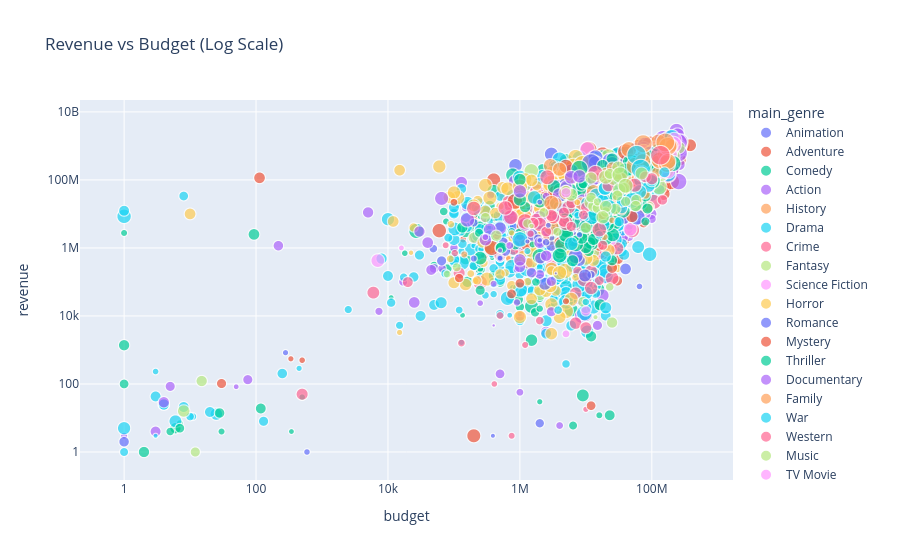

Source (notebook cell):
### Code cell
df['budget'] = pd.to_numeric(df['budget'], errors='coerce')
df['revenue'] = pd.to_numeric(df['revenue'], errors='coerce')
df['popularity_score'] = pd.to_numeric(df['popularity_score'], errors='coerce')

# Filter valid entries
filtered_df = df[
    df['budget'].notna() & (df['budget'] > 0) &
    df['revenue'].notna() & (df['revenue'] > 0) &
    df['popularity_score'].notna()
]

fig = px.scatter(
    filtered_df,
    x="budget", y="revenue",
    size="popularity_score", color="main_genre",
    hover_data=["title", "vote_average", "main_language"],
    log_x=True, log_y=True,
    title="Revenue vs Budget (Log Scale)"
)
fig.show()

### Figure 1 — Plotly figure (JSON) as saved in the notebook; plotly's stock layout.template omitted (floating-point values rounded to 4 significant figures; data arrays with more than 128 entries replaced by an {"elided": "..."} marker saying what was removed)
{"data": [{"customdata": {"elided": "147x3 mixed values"}, "hovertemplate": "main_genre=Animation<br>budget=%{x}<br>revenue=%{y}<br>popularity_score=%{marker.size}<br>title=%{customdata[0]}<br>vote_average=%{customdata[1]}<br>main_language=%{customdata[2]}<extra></extra>", "legendgroup": "Animation", "marker": {"color": "#636efa", "size": {"elided": "147 float values"}, "sizemode": "area", "sizeref": 0.1672, "symbol": "circle"}, "mode": "markers", "name": "Animation", "showlegend": true, "type": "scattergl", "x": {"elided": "147 int values"}, "xaxis": "x", "y": {"elided": "147 float values"}, "yaxis": "y"}, {"customdata": {"elided": "461x3 mixed values"}, "hovertemplate": "main_genre=Adventure<br>budget=%{x}<br>revenue=%{y}<br>popularity_score=%{marker.size}<br>title=%{customdata[0]}<br>vote_average=%{customdata[1]}<br>main_language=%{customdata[2]}<extra></extra>", "legendgroup": "Adventure", "marker": {"color": "#EF553B", "size": {"elided": "461 float values"}, "sizemode": "area", "sizeref": 0.1672, "symbol": "circle"}, "mode": "markers", "name": "Adventure", "showlegend": true, "type": "scattergl", "x": {"elided": "461 int values"}, "xaxis": "x", "y": {"elided": "461 float values"}, "yaxis": "y"}, {"customdata": {"elided": "1086x3 mixed values"}, "hovertemplate": "main_genre=Comedy<br>budget=%{x}<br>revenue=%{y}<br>popularity_score=%{marker.size}<br>title=%{customdata[0]}<br>vote_average=%{customdata[1]}<br>main_language=%{customdata[2]}<extra></extra>", "legendgroup": "Comedy", "marker": {"color": "#00cc96", "size": {"elided": "1086 float values"}, "sizemode": "area", "sizeref": 0.1672, "symbol": "circle"}, "mode": "markers", "name": "Comedy", "showlegend": true, "type": "scattergl", "x": {"elided": "1086 int values"}, "xaxis": "x", "y": {"elided": "1086 float values"}, "yaxis": "y"}, {"customdata": {"elided": "974x3 mixed values"}, "hovertemplate": "main_genre=Action<br>budget=%{x}<br>revenue=%{y}<br>popularity_score=%{marker.size}<br>title=%{customdata[0]}<br>vote_average=%{customdata[1]}<br>main_language=%{customdata[2]}<extra></extra>", "legendgroup": "Action", "marker": {"color": "#ab63fa", "size": {"elided": "974 float values"}, "sizemode": "area", "sizeref": 0.1672, "symbol": "circle"}, "mode": "markers", "name": "Action", "showlegend": true, "type": "scattergl", "x": {"elided": "974 int values"}, "xaxis": "x", "y": {"elided": "974 float values"}, "yaxis": "y"}, {"customdata": [["Nixon", 3.429, "English"], ["Geronimo: An American Legend", 3.148, "English"], ["Butch Cassidy and the Sundance Kid", 4.031, "English"], ["Evita", 3.138, "English"], ["Tora! Tora! Tora!", 3.671, "English"], ["Love and Death", 3.949, "English"], ["Pearl Harbor", 2.853, "Francais"], ["Waterloo", 3.51, "English"], ["Woodstock", 3.904, "English"], ["How the West Was Won", 3.419, "English"], ["Inside Deep Throat", 3.357, "English"], ["In the Valley of Elah", 3.577, "English"], ["Mongol: The Rise of Genghis Khan", 3.638, "Pu Tong Hua "], ["Milk", 3.755, "English"], ["Public Enemies", 3.305, "English"], ["Morphine", 3.566, "Pusskii"], ["The Egyptian", 2.5, "ellenika"], ["The Iron Lady", 3.26, "English"], ["For Greater Glory - The True Story of Cristiada", 6.4, "Espanol"], ["Lincoln", 3.633, "English"], ["Bhaag Milkha Bhaag", 3.824, "hindii"], ["Parkland", 5.8, "English"], ["The Imitation Game", 4.018, "English"], ["Selma", 3.681, "English"], ["Macbeth", 6.4, "English"], ["The Guide", 8.6, "English"], ["The Guide", 8.6, "English"], ["Hillary's America: The Secret History of the Democratic Party", 6.6, "English"], ["Anthropoid", 6.9, "Cesky"], ["Smoke & Mirrors", 6.7, "English"]], "hovertemplate": "main_genre=History<br>budget=%{x}<br>revenue=%{y}<br>popularity_score=%{marker.size}<br>title=%{customdata[0]}<br>vote_average=%{customdata[1]}<br>main_language=%{customdata[2]}<extra></extra>", "legendgroup": "History", "marker": {"color": "#FFA15A", "size": [30.28, 22.02, 39.46, 27.57, 28.17, 29.98, 26.84, 13.93, 27.6, 18.93, 19.04, 24.72, 23.8, 31.3, 25.96, 13.06, 6.598, 21.72, 22.93, 28.57, 17.42, 28.19, 38.87, 24.93, 39.75, 16.73, 16.73, 22.22, 38.15, 26.34], "sizemode": "area", "sizeref": 0.1672, "symbol": "circle"}, "mode": "markers", "name": "History", "showlegend": true, "type": "scattergl", "x": [44000000, 35000000, 6000000, 55000000, 25485000, 3000000, 140000000, 25000000, 600000, 15000000, 2000000, 23000000, 18000000, 20000000, 80000000, 3600000, 5000000, 13000000, 12000000, 65000000, 4600000, 10000000, 14000000, 20000000, 15000000, 722083, 722083, 5000000, 9000000, 5000000], "xaxis": "x", "y": [13680000.0, 18640000.0, 102300000.0, 141000000.0, 29550000.0, 20170000.0, 449200000.0, 3052000.0, 34510000.0, 50000000.0, 653600.0, 29540000.0, 26530000.0, 54590000.0, 214100000.0, 766100.0, 15000000.0, 115000000.0, 9623000.0, 275300000.0, 25000000.0, 653700.0, 233600000.0, 66790000.0, 12600000.0, 499200.0, 499200.0, 13000000.0, 4600000.0, 2387000.0], "yaxis": "y"}, {"customdata": {"elided": "1351x3 mixed values"}, "hovertemplate": "main_genre=Drama<br>budget=%{x}<br>revenue=%{y}<br>popularity_score=%{marker.size}<br>title=%{customdata[0]}<br>vote_average=%{customdata[1]}<br>main_language=%{customdata[2]}<extra></extra>", "legendgroup": "Drama", "marker": {"color": "#19d3f3", "size": {"elided": "1351 float values"}, "sizemode": "area", "sizeref": 0.1672, "symbol": "circle"}, "mode": "markers", "name": "Drama", "showlegend": true, "type": "scattergl", "x": {"elided": "1351 int values"}, "xaxis": "x", "y": {"elided": "1351 float values"}, "yaxis": "y"}, {"customdata": {"elided": "269x3 mixed values"}, "hovertemplate": "main_genre=Crime<br>budget=%{x}<br>revenue=%{y}<br>popularity_score=%{marker.size}<br>title=%{customdata[0]}<br>vote_average=%{customdata[1]}<br>main_language=%{customdata[2]}<extra></extra>", "legendgroup": "Crime", "marker": {"color": "#FF6692", "size": {"elided": "269 float values"}, "sizemode": "area", "sizeref": 0.1672, "symbol": "circle"}, "mode": "markers", "name": "Crime", "showlegend": true, "type": "scattergl", "x": {"elided": "269 int values"}, "xaxis": "x", "y": {"elided": "269 float values"}, "yaxis": "y"}, {"customdata": {"elided": "141x3 mixed values"}, "hovertemplate": "main_genre=Fantasy<br>budget=%{x}<br>revenue=%{y}<br>popularity_score=%{marker.size}<br>title=%{customdata[0]}<br>vote_average=%{customdata[1]}<br>main_language=%{customdata[2]}<extra></extra>", "legendgroup": "Fantasy", "marker": {"color": "#B6E880", "size": {"elided": "141 float values"}, "sizemode": "area", "sizeref": 0.1672, "symbol": "circle"}, "mode": "markers", "name": "Fantasy", "showlegend": true, "type": "scattergl", "x": {"elided": "141 int values"}, "xaxis": "x", "y": {"elided": "141 float values"}, "yaxis": "y"}, {"customdata": {"elided": "104x3 mixed values"}, "hovertemplate": "main_genre=Science Fiction<br>budget=%{x}<br>revenue=%{y}<br>popularity_score=%{marker.size}<br>title=%{customdata[0]}<br>vote_average=%{customdata[1]}<br>main_language=%{customdata[2]}<extra></extra>", "legendgroup": "Science Fiction", "marker": {"color": "#FF97FF", "size": [42.45, 24.76, 27.25, 34.48, 43.56, 24.38, 41.15, 39.71, 31.33, 41.35, 35.91, 30.14, 36.71, 28.95, 31.14, 26.13, 30.57, 33.38, 34.64, 10.75, 28.85, 25.6, 16.93, 21.94, 31.21, 29.42, 34.67, 12.82, 27.34, 24.05, 24.74, 20.46, 36.7, 35.77, 14.05, 25.36, 26.11, 34.1, 16.88, 17.78, 15.58, 23.78, 23.2, 22.47, 24.19, 19.29, 26.31, 19.34, 27.94, 36.01, 42.63, 32.09, 24.07, 16.19, 10.83, 10.61, 33.58, 37.59, 18.27, 30.72, 6.06, 19.99, 28.9, 27.64, 26.9, 37.39, 37.46, 23.07, 37.35, 18.72, 24.6, 31.5, 14.67, 30.24, 37.16, 33.7, 28.23, 12.61, 29.96, 25.36, 39.69, 39.28, 46.94, 27.79, 24.26, 26.54, 34.12, 27.89, 5.1, 46.7, 30.11, 41.31, 45.78, 30.97, 30.19, 20.71, 47.62, 60.93, 54.29, 43.91, 5.347, 14.66, 44.25, 15.39], "sizemode": "area", "sizeref": 0.1672, "symbol": "circle"}, "mode": "markers", "name": "Science Fiction", "showlegend": true, "type": "scattergl", "x": [29500000, 90000000, 35000000, 38000000, 28000000, 9000000, 10500000, 10500000, 6000000, 2200000, 8000000, 50000000, 46000000, 35000000, 27000000, 30000000, 18000000, 24000000, 16500000, 16000000, 70000000, 75000000, 35000000, 130000000, 17000000, 70000000, 5800000, 12000000, 900000, 90000000, 13500000, 25000000, 20000000, 18000000, 83000000, 35000000, 82000000, 75000000, 10000000, 10000000, 2000000, 16000000, 35000000, 15000000, 80000000, 18000000, 60000000, 18000000, 6500000, 13000000, 20000000, 7000, 65000000, 22000000, 25000000, 5000000, 113000000, 39000000, 30000000, 50000000, 16000, 80000000, 18000000, 150000000, 2600000, 5000000, 150000000, 150000000, 30000000, 70000000, 36000000, 47000000, 10000000, 50200000, 220000000, 75000000, 15000000, 12000000, 130000000, 2500000, 3500000, 130000000, 3000000, 115000000, 5200000, 38000000, 105000000, 110000000, 20000000, 210000000, 170000000, 176000003, 125000000, 5500000, 125000000, 20000000, 155000000, 130000000, 178000000, 12000000, 1000000, 500000, 26000000, 620000], "xaxis": "x", "y": [168800000.0, 113500000.0, 113400000.0, 120000000.0, 33140000.0, 2500000.0, 68700000.0, 793000000.0, 50240000.0, 26590000.0, 553200.0, 159800000.0, 150000000.0, 139000000.0, 96900000.0, 70200000.0, 87000000.0, 133000000.0, 67680000.0, 1686000.0, 162000000.0, 13100000.0, 19170000.0, 379000000.0, 33000000.0, 118000000.0, 33400000.0, 36450000.0, 2023000.0, 60870000.0, 202000000.0, 78000000.0, 303800000.0, 98240000.0, 59470000.0, 57120000.0, 96090000.0, 248100000.0, 14000.0, 44460000.0, 11000000.0, 17370000.0, 27110000.0, 10220000.0, 123700000.0, 3900000.0, 67310000.0, 70690000.0, 12380000.0, 96060000.0, 72260000.0, 424800.0, 128900000.0, 42310000.0, 1579000.0, 2970.0, 850000000.0, 38870000.0, 31070000.0, 32020000.0, 1000000.0, 15070000.0, 57100000.0, 163700000.0, 553200.0, 9760000.0, 385700000.0, 836300000.0, 210800000.0, 104900000.0, 64570000.0, 3547000.0, 66820000.0, 127900000.0, 1520000000.0, 691200000.0, 145000000.0, 11210000.0, 403200000.0, 3325000.0, 25170000.0, 243800000.0, 89330000.0, 286100000.0, 2460000.0, 98340000.0, 716400000.0, 125500000.0, 5000000.0, 1091000000.0, 710600000.0, 184000000.0, 477200000.0, 3000000.0, 752100000.0, 31240000.0, 440600000.0, 519300000.0, 543900000.0, 32250000.0, 3000000.0, 15000000.0, 30520000.0, 1400000.0], "yaxis": "y"}, {"customdata": {"elided": "327x3 mixed values"}, "hovertemplate": "main_genre=Horror<br>budget=%{x}<br>revenue=%{y}<br>popularity_score=%{marker.size}<br>title=%{customdata[0]}<br>vote_average=%{customdata[1]}<br>main_language=%{customdata[2]}<extra></extra>", "legendgroup": "Horror", "marker": {"color": "#FECB52", "size": {"elided": "327 float values"}, "sizemode": "area", "sizeref": 0.1672, "symbol": "circle"}, "mode": "markers", "name": "Horror", "showlegend": true, "type": "scattergl", "x": {"elided": "327 int values"}, "xaxis": "x", "y": {"elided": "327 float values"}, "yaxis": "y"}, {"customdata": {"elided": "122x3 mixed values"}, "hovertemplate": "main_genre=Romance<br>budget=%{x}<br>revenue=%{y}<br>popularity_score=%{marker.size}<br>title=%{customdata[0]}<br>vote_average=%{customdata[1]}<br>main_language=%{customdata[2]}<extra></extra>", "legendgroup": "Romance", "marker": {"color": "#636efa", "size": [17.23, 32.78, 31.34, 37.06, 33.61, 39.21, 36.24, 34.61, 41.25, 32.25, 32.6, 32.89, 33.22, 29.66, 36.17, 38.84, 22.42, 21.12, 28.0, 29.26, 33.54, 13.99, 23.49, 21.66, 14.44, 32.67, 28.53, 20.18, 20.58, 24.63, 21.8, 11.54, 26.13, 16.79, 13.62, 12.49, 21.12, 12.52, 33.66, 20.11, 12.8, 11.18, 8.704, 16.87, 19.17, 33.6, 21.1, 31.86, 27.73, 24.03, 22.41, 25.67, 28.28, 24.01, 20.28, 19.48, 22.95, 20.02, 19.74, 19.16, 20.07, 6.238, 27.76, 26.98, 22.77, 24.38, 18.84, 38.76, 27.44, 17.17, 7.872, 46.44, 26.67, 13.68, 25.25, 37.22, 21.28, 9.317, 43.39, 46.47, 29.88, 29.39, 27.8, 35.65, 31.2, 62.78, 43.4, 27.32, 28.15, 23.64, 15.9, 34.59, 12.84, 18.21, 49.13, 52.66, 52.22, 50.54, 16.64, 27.69, 27.23, 22.71, 10.06, 36.42, 25.04, 35.73, 35.73, 23.63, 14.97, 32.46, 26.69, 17.87, 11.68, 5.545, 9.181, 12.55, 45.63, 15.2, 23.81, 1.827, 8.987, 5.545], "sizemode": "area", "sizeref": 0.1672, "symbol": "circle"}, "mode": "markers", "name": "Romance", "showlegend": true, "type": "scattergl", "x": [4000000, 6000000, 25000000, 11000000, 23000000, 25000000, 14000000, 3705538, 14600000, 40000000, 6000000, 18000000, 48000000, 1500000, 23000000, 25000000, 80000000, 75000000, 25000000, 66000000, 42000000, 1884000, 7000000, 4500000, 2000000, 14000000, 24000000, 3000000, 43000000, 860000, 21000000, 2800000, 18000000, 18000000, 15000000, 39000000, 5000000, 16000000, 29000000, 6500000, 48740, 12000000, 2995000, 45000000, 43000000, 88000000, 30000000, 40000000, 2700000, 22000000, 52000000, 40000000, 26000000, 2000000, 12000000, 10000000, 8000000, 70000000, 25000000, 20000000, 78146652, 280, 40000000, 105000000, 19000000, 14000000, 1, 8700000, 30000000, 65000, 592, 80000000, 35000000, 24000000, 9000000, 40000000, 17000000, 947000, 60000000, 28000000, 3000000, 18000000, 4300000, 23000000, 7700000, 12000000, 45000000, 2400000, 5000000, 50000000, 560000, 7000000, 800000, 600000, 8500000, 50100000, 95000000, 11800000, 6900000, 9700000, 5940000, 6400000, 2000000, 7000000, 20000000, 28000000, 28000000, 5990000, 4200000, 18000000, 4000000, 7900000, 500000, 500000, 4531653, 200000, 30000000, 32745300, 40000000, 3500000, 3200000, 2000000], "xaxis": "x", "y": [851500.0, 2123000.0, 22200000.0, 10030000.0, 351600000.0, 377400000.0, 463000000.0, 62550000.0, 70910000.0, 215900000.0, 181800000.0, 123300000.0, 77750000.0, 2375000.0, 369900000.0, 289300000.0, 118900000.0, 93890000.0, 84570000.0, 212400000.0, 363900000.0, 1884000.0, 7292000.0, 58850000.0, 7.0, 320100000.0, 36610000.0, 1145000.0, 68700000.0, 2452000.0, 10010000.0, 26280000.0, 58880000.0, 62650000.0, 13290000.0, 6614000.0, 4856000.0, 14820000.0, 115600000.0, 1549000.0, 955400.0, 163500.0, 2000000.0, 56070000.0, 154700000.0, 108500000.0, 58410000.0, 117200000.0, 3500000.0, 17710000.0, 205000000.0, 114800000.0, 14820000.0, 5179000.0, 1382000.0, 17500000.0, 426200.0, 111200000.0, 70440000.0, 36620000.0, 60000000.0, 831.0, 129500000.0, 267000000.0, 29920000.0, 1755000.0, 2.0, 47360000.0, 51150000.0, 416500.0, 1.0, 214900000.0, 150500000.0, 30550000.0, 8303000.0, 79700000.0, 73240000.0, 1120000.0, 8106000.0, 97590000.0, 11180000.0, 62000000.0, 10170000.0, 47350000.0, 46000000.0, 307200000.0, 86170000.0, 88270.0, 7527000.0, 97440000.0, 1500000.0, 14620000.0, 4215000.0, 809000.0, 43530000.0, 154000000.0, 543500000.0, 40270000.0, 15000000.0, 154700.0, 4250000.0, 18800000.0, 6000000.0, 573300.0, 21160000.0, 16370000.0, 16370000.0, 19450000.0, 10000000.0, 88920000.0, 13620000.0, 16000000.0, 500000.0, 500000.0, 84550000.0, 5500000.0, 14790000.0, 12170000.0, 241000.0, 179000.0, 3877000.0, 1269000.0], "yaxis": "y"}, {"customdata": {"elided": "67x3 mixed values"}, "hovertemplate": "main_genre=Mystery<br>budget=%{x}<br>revenue=%{y}<br>popularity_score=%{marker.size}<br>title=%{customdata[0]}<br>vote_average=%{customdata[1]}<br>main_language=%{customdata[2]}<extra></extra>", "legendgroup": "Mystery", "marker": {"color": "#EF553B", "size": [26.68, 40.35, 41.52, 39.62, 40.78, 31.5, 37.77, 36.19, 16.16, 31.9, 34.72, 22.15, 19.08, 21.59, 28.76, 31.92, 43.63, 18.6, 19.78, 23.04, 44.39, 21.11, 26.02, 23.15, 17.76, 19.02, 10.08, 31.63, 17.72, 16.33, 23.75, 20.9, 25.11, 16.31, 24.49, 24.05, 13.94, 15.53, 6.971, 18.28, 25.02, 14.63, 26.59, 18.98, 22.52, 22.84, 24.54, 8.39, 34.52, 37.23, 22.65, 40.37, 39.37, 46.78, 40.31, 45.95, 21.61, 54.84, 14.63, 7.625, 41.08, 24.08, 23.2, 32.65, 44.06, 22.13, 8.242], "sizemode": "area", "sizeref": 0.1672, "symbol": "circle"}, "mode": "markers", "name": "Mystery", "showlegend": true, "type": "scattergl", "x": [25000000, 2479000, 4000000, 375000, 839727, 5000000, 80000000, 27000000, 1000000, 66000000, 60000, 1227401, 15000000, 3000000, 1103000, 65000000, 40000000, 15000000, 25000000, 7920000, 9000000, 17700000, 15000000, 23000000, 75000000, 84000000, 100000, 30000000, 22000000, 12000000, 19250000, 27000000, 70000000, 747000, 52000000, 50000000, 40000000, 16000000, 15500000, 15000000, 80000000, 15000000, 5000000, 10000000, 12000000, 20000000, 10000000, 5000000, 5000000, 61000000, 5000000, 22000000, 4000000, 55000000, 11000000, 3500000, 5069632, 19000000, 120000, 500, 40000000, 10000000, 65000000, 5000000, 5000000, 4000000, 2500000], "xaxis": "x", "y": [13070000.0, 28000000.0, 13280000.0, 1000000.0, 23220000.0, 41830000.0, 96110000.0, 27200000.0, 91550.0, 189200000.0, 3221000.0, 1277000.0, 17510000.0, 13000000.0, 4500000.0, 162100000.0, 672800000.0, 10610000.0, 260600.0, 14560000.0, 39720000.0, 30990000.0, 19850000.0, 36640000.0, 54250000.0, 275700000.0, 22000000.0, 90260000.0, 11510000.0, 23.0, 8113000.0, 21150000.0, 57960000.0, 44570.0, 77940000.0, 8342000.0, 38760000.0, 1110000.0, 1238000.0, 3533000.0, 178100000.0, 100700000.0, 38610000.0, 42330000.0, 4885000.0, 54960000.0, 1069000.0, 27050.0, 3142000.0, 369300000.0, 2367000.0, 15450000.0, 5170000.0, 74680000.0, 27390000.0, 40420000.0, 4818000.0, 85240000.0, 130000.0, 500.0, 26560000.0, 30660000.0, 254200000.0, 252400000.0, 10030000.0, 1440000.0, 2141000.0], "yaxis": "y"}, {"customdata": {"elided": "203x3 mixed values"}, "hovertemplate": "main_genre=Thriller<br>budget=%{x}<br>revenue=%{y}<br>popularity_score=%{marker.size}<br>title=%{customdata[0]}<br>vote_average=%{customdata[1]}<br>main_language=%{customdata[2]}<extra></extra>", "legendgroup": "Thriller", "marker": {"color": "#00cc96", "size": {"elided": "203 float values"}, "sizemode": "area", "sizeref": 0.1672, "symbol": "circle"}, "mode": "markers", "name": "Thriller", "showlegend": true, "type": "scattergl", "x": {"elided": "203 int values"}, "xaxis": "x", "y": {"elided": "203 float values"}, "yaxis": "y"}, {"customdata": {"elided": "49x3 mixed values"}, "hovertemplate": "main_genre=Documentary<br>budget=%{x}<br>revenue=%{y}<br>popularity_score=%{marker.size}<br>title=%{customdata[0]}<br>vote_average=%{customdata[1]}<br>main_language=%{customdata[2]}<extra></extra>", "legendgroup": "Documentary", "marker": {"color": "#ab63fa", "size": [37.44, 21.48, 27.95, 34.75, 31.98, 23.89, 23.35, 22.29, 35.7, 17.9, 24.27, 16.73, 28.41, 33.01, 32.38, 18.54, 7.416, 25.91, 22.68, 30.31, 26.41, 26.0, 29.57, 16.13, 28.89, 22.48, 21.68, 10.91, 23.82, 10.52, 23.33, 10.35, 22.21, 31.06, 18.95, 19.84, 30.41, 17.61, 19.46, 7.625, 9.88, 29.18, 9.44, 26.12, 24.27, 4.627, 8.41, 7.625, 2.197], "sizemode": "area", "sizeref": 0.1672, "symbol": "circle"}, "mode": "markers", "name": "Documentary", "showlegend": true, "type": "scattergl", "x": [700000, 4, 500000, 160000, 1200000, 2053648, 40000, 2500000, 4000000, 3000000, 5000000, 13000000, 35866397, 65000, 6000000, 218, 891000, 350000, 2600000, 8000000, 300000, 1000000, 1000000, 2000000, 9000000, 2000000, 1000000, 3500000, 15000000, 700000, 20000000, 1000000, 30000, 2000000, 1500000, 4317946, 9000000, 3000000, 45202, 250000, 2500000, 12000000, 900000, 1000000, 13000000, 500000, 400000, 300000, 400000], "xaxis": "x", "y": [7831000.0, 29.0, 3780000.0, 6706000.0, 4979000.0, 500000.0, 1434000.0, 589200.0, 35560000.0, 13310.0, 64280000.0, 17040000.0, 20220000.0, 28580000.0, 119100000.0, 1162000.0, 229000.0, 3515000.0, 3166000.0, 127400000.0, 1750000.0, 1679000.0, 46240000.0, 167000.0, 24540000.0, 1432000.0, 274700.0, 7700000.0, 109000000.0, 1180000.0, 17440000.0, 57.0, 3046000.0, 7872000.0, 187700.0, 14620000.0, 18660000.0, 103700.0, 225900.0, 23860.0, 33400000.0, 32730000.0, 25000.0, 444600.0, 98440000.0, 845200.0, 88100.0, 2074000.0, 5255.0], "yaxis": "y"}, {"customdata": {"elided": "55x3 mixed values"}, "hovertemplate": "main_genre=Family<br>budget=%{x}<br>revenue=%{y}<br>popularity_score=%{marker.size}<br>title=%{customdata[0]}<br>vote_average=%{customdata[1]}<br>main_language=%{customdata[2]}<extra></extra>", "legendgroup": "Family", "marker": {"color": "#FFA15A", "size": [41.03, 24.04, 33.05, 38.56, 21.76, 34.0, 20.19, 32.84, 14.01, 26.06, 26.36, 18.95, 18.3, 13.88, 17.25, 18.24, 22.33, 14.26, 13.51, 24.6, 29.88, 21.47, 14.95, 13.58, 21.2, 25.58, 21.5, 25.91, 25.15, 25.31, 27.77, 25.09, 34.81, 8.841, 40.54, 37.13, 12.64, 10.35, 24.3, 32.76, 32.42, 37.95, 30.79, 46.98, 47.62, 7.054, 54.15, 38.94, 53.59, 8.24, 41.04, 48.66, 29.41, 58.6, 43.41], "sizemode": "area", "sizeref": 0.1672, "symbol": "circle"}, "mode": "markers", "name": "Family", "showlegend": true, "type": "scattergl", "x": [45000000, 20000000, 2900000, 3000000, 60000000, 4000000, 50000000, 5000000, 22000000, 123000000, 3500000, 18000000, 120000000, 20000000, 35000000, 17000000, 60000000, 15000000, 18000000, 31000000, 75000000, 65000000, 80000000, 35000000, 25000000, 50000000, 150000000, 25000000, 150000000, 100000000, 200000000, 50000000, 21000000, 19000000, 18000000, 125000000, 20000000, 27000000, 60000000, 165000000, 13000000, 28000000, 36000000, 132000000, 55000000, 25000000, 74000000, 3000000, 175000000, 143149, 73000000, 170000000, 8500000, 160000000, 175000000], "xaxis": "x", "y": [788200000.0, 153700000.0, 263600000.0, 4000000.0, 129800000.0, 205800000.0, 23720000.0, 42370000.0, 13560000.0, 345100000.0, 20660000.0, 9698000.0, 170000000.0, 135700000.0, 117300000.0, 55530000.0, 26290000.0, 118200000.0, 16700000.0, 27390000.0, 532700000.0, 64320000.0, 37380000.0, 12510000.0, 229700000.0, 90450000.0, 287600000.0, 66120000.0, 603900000.0, 100100000.0, 1025000000.0, 83760000.0, 72420000.0, 2120000.0, 47090000.0, 1342000000.0, 39300000.0, 85560000.0, 107100000.0, 471200000.0, 45300000.0, 100700000.0, 52420000.0, 373600000.0, 259200000.0, 6500000.0, 1157000000.0, 21000000.0, 966600000.0, 645100.0, 349800000.0, 299400000.0, 19990000.0, 1263000000.0, 350200000.0], "yaxis": "y"}, {"customdata": [["The Horseman on the Roof", 3.54, "Francais"], ["Glory", 3.934, "English"], ["The Killing Fields", 4.057, "Portugues"], ["From Here to Eternity", 3.929, "English"], ["The Year of Living Dangerously", 3.909, "English"], ["Enemy at the Gates", 3.715, "Deutsch"], ["Catch-22", 3.68, "English"], ["Farewell to the King", 2.841, "English"], ["The Four Feathers", 3.103, "English"], ["Alexander", 2.619, "English"], ["Major Dundee", 3.209, "English"], ["The Green Berets", 2.882, "Dansk"], ["Flags of Our Fathers", 3.484, "English"], ["The Good German", 3.005, "English"], ["The Tulse Luper Suitcases, Part 1: The Moab Story", 3.406, "Espanol"], ["The Boy in the Striped Pyjamas", 3.828, "English"], ["Red Cliff Part II", 3.726, "Pu Tong Hua "], ["Welcome to Dongmakgol", 3.726, "English"], ["The Wounds", 7.2, "Srpski"], ["Green Zone", 3.372, "English"], ["The Fall of the Roman Empire", 6, "English"], ["71: Into the Fire", 7, "English"], ["5 Days of War", 5.8, "English"], ["Red Dawn", 5.3, "English"], ["The Monuments Men", 5.8, "English"], ["American Sniper", 7.4, "English"], ["Fury", 7.4, "English"], ["Stalingrad", 5.7, "Deutsch"], ["The Water Diviner", 6.8, "Pusskii"], ["Son of Saul", 7.1, "Francais"], ["Bajirao Mastani", 7.2, "Deutsch"], ["Bajirao Mastani", 7.2, "Deutsch"], ["Whiskey Tango Foxtrot", 3.308, "English"], ["Whiskey Tango Foxtrot", 3.308, "English"], ["Free State of Jones", 6.6, "English"], ["Max & Leon", 6.7, "Francais"], ["The King's Choice", 3.312, "Norsk"], ["Bitter Harvest", 6.7, "English"], ["The Star", 3.308, "Deutsch"], ["The Battalion", 3.071, "Pusskii"]], "hovertemplate": "main_genre=War<br>budget=%{x}<br>revenue=%{y}<br>popularity_score=%{marker.size}<br>title=%{customdata[0]}<br>vote_average=%{customdata[1]}<br>main_language=%{customdata[2]}<extra></extra>", "legendgroup": "War", "marker": {"color": "#19d3f3", "size": [22.93, 37.52, 36.49, 31.67, 31.24, 34.14, 27.14, 12.07, 20.77, 20.3, 12.14, 13.67, 25.98, 17.8, 9.651, 30.53, 21.71, 15.44, 20.4, 24.84, 21.33, 25.64, 24.12, 33.67, 42.59, 62.41, 61.43, 25.9, 41.39, 40.16, 30.79, 30.79, 20.34, 20.34, 40.17, 35.6, 9.385, 21.01, 8.729, 6.387], "sizemode": "area", "sizeref": 0.1672, "symbol": "circle"}, "mode": "markers", "name": "War", "showlegend": true, "type": "scattergl", "x": [35000000, 18000000, 14400000, 1650000, 6000000, 68000000, 18000000, 16000000, 35000000, 155000000, 3800000, 7000000, 90000000, 32000000, 10000000, 12500000, 80000000, 8, 10000, 100000000, 19000000, 10400000, 20000000, 65000000, 70000000, 58800000, 68000000, 30000000, 22500000, 1000000, 19500000, 19500000, 35000000, 35000000, 50000000, 12156348, 7500000, 20000000, 1300000, 10000000], "xaxis": "x", "y": [15000000.0, 26830000.0, 34700000.0, 30500000.0, 1318000.0, 96980000.0, 24910000.0, 2421000.0, 29880000.0, 167300000.0, 14870.0, 11000000.0, 65900000.0, 5915000.0, 25800.0, 20420000.0, 121100000.0, 33580000.0, 150000.0, 94880000.0, 4750000.0, 20970000.0, 17480.0, 44810000.0, 155000000.0, 542300000.0, 211800000.0, 68130000.0, 15520000.0, 1777000.0, 56000000.0, 56000000.0, 23080000.0, 23080000.0, 25040000.0, 7900000.0, 9100000.0, 557200.0, 809000.0, 7548000.0], "yaxis": "y"}, {"customdata": [["The Good, the Bad and the Ugly", 4.12, "Italiano"], ["Once Upon a Time in the West", 4.105, "English"], ["Unforgiven", 3.985, "English"], ["High Noon", 4.039, "English"], ["High Plains Drifter", 3.823, "English"], ["Hang 'em High", 3.629, "English"], ["A Fistful of Dollars", 3.94, "Italiano"], ["El Dorado", 3.644, "English"], ["Blazing Saddles", 3.854, "English"], ["For a Few Dollars More", 3.991, "Italiano"], ["Duel in the Sun", 3.334, "English"], ["The Magnificent Seven", 3.913, "English"], ["The Man Who Shot Liberty Valance", 3.96, "English"], ["One-Eyed Jacks", 3.318, "English"], ["The Long Riders", 3.496, "English"], ["Spirit: Stallion of the Cimarron", 3.148, "English"], ["She Wore a Yellow Ribbon", 3.649, "English"], ["Open Range", 3.605, "English"], ["Red River", 3.873, "English"], ["Hidalgo", 3.317, "English"], ["The Alamo", 2.953, "English"], ["Pat Garrett & Billy the Kid", 3.536, "English"], ["Shalako", 2.806, "Deutsch"], ["Fort Apache", 3.611, "English"], ["The Frisco Kid", 3.343, "English"], ["Seraphim Falls", 3.26, "English"], ["3:10 to Yuma", 3.734, "English"], ["Sweetwater", 6, "English"], ["The Homesman", 6.4, "English"], ["The Revenant", 7.3, "English"], ["The Duel", 5.5, "English"]], "hovertemplate": "main_genre=Western<br>budget=%{x}<br>revenue=%{y}<br>popularity_score=%{marker.size}<br>title=%{customdata[0]}<br>vote_average=%{customdata[1]}<br>main_language=%{customdata[2]}<extra></extra>", "legendgroup": "Western", "marker": {"color": "#FF6692", "size": [40.75, 35.68, 38.73, 34.92, 30.51, 27.18, 35.5, 23.14, 36.45, 34.69, 18.76, 32.91, 30.38, 17.27, 19.09, 22.51, 22.13, 26.55, 24.93, 25.47, 18.48, 20.56, 9.726, 19.57, 15.89, 17.75, 33.1, 25.66, 35.66, 64.16, 24.3], "sizemode": "area", "sizeref": 0.1672, "symbol": "circle"}, "mode": "markers", "name": "Western", "showlegend": true, "type": "scattergl", "x": [1200000, 5000000, 14000000, 730000, 5500000, 1800000, 200000, 4653000, 2600000, 600000, 6000000, 2000000, 3200000, 6000000, 10000000, 80000000, 1600000, 22000000, 3000000, 100000000, 145000000, 4638783, 1455000, 2500000, 9200000, 18000000, 55000000, 7000000, 16000000, 135000000, 10000000], "xaxis": "x", "y": [6000000.0, 5322000.0, 159200000.0, 8000000.0, 15700000.0, 6800000.0, 14500000.0, 6000000.0, 119500000.0, 15000000.0, 20400000.0, 4905000.0, 8000000.0, 4300000.0, 15800000.0, 122600000.0, 5400000.0, 68300000.0, 9012000.0, 108100000.0, 25820000.0, 11000000.0, 2620000.0, 3000000.0, 9346000.0, 1196000.0, 70020000.0, 6147.0, 3443000.0, 533000000.0, 4500.0], "yaxis": "y"}, {"customdata": [["The Blues Brothers", 3.794, "English"], ["Pink Floyd: The Wall", 3.712, "English"], ["Blues Brothers 2000", 2.616, "Pusskii"], ["54", 2.804, "English"], ["South Pacific", 3.539, "English"], ["Sister Act", 3.003, "English"], ["Sister Act 2: Back in the Habit", 2.606, "English"], ["Wayne's World", 3.448, "Yan Zhou Hua  / Guang Zhou Hua "], ["For the Boys", 2.842, "English"], ["Earth Girls Are Easy", 2.727, "English"], ["The Cotton Club", 3.177, "English"], ["Rock Star", 2.971, "English"], ["Yentl", 2.889, "English"], ["Valley of the Dolls", 3.036, "English"], ["Tupac: Resurrection", 3.287, "English"], ["42nd Street", 3.629, "English"], ["Connie and Carla", 3.14, "English"], ["Show Boat", 3.259, "English"], ["Raise Your Voice", 3.156, "English"], ["Team America: World Police", 3.452, "l`rby@"], ["The Pirate", 3.581, "English"], ["The Phantom of the Opera", 3.542, "Italiano"], ["San Francisco", 3.486, "English"], ["Take the Lead", 3.341, "English"], ["Step Up", 3.349, "English"], ["U2 3D", 3.458, "English"], ["Step Up 2: The Streets", 3.079, "Pusskii"], ["Step Up Revolution", 6.7, "English"], ["Battle of the Year", 5.9, "English"], ["Metallica: Through the Never", 6.7, "English"], ["Jersey Boys", 6.8, "English"], ["Make Your Move", 6.2, "English"], ["Katyar Kaljat Ghusali", 2.8, "hindii"]], "hovertemplate": "main_genre=Music<br>budget=%{x}<br>revenue=%{y}<br>popularity_score=%{marker.size}<br>title=%{customdata[0]}<br>vote_average=%{customdata[1]}<br>main_language=%{customdata[2]}<extra></extra>", "legendgroup": "Music", "marker": {"color": "#B6E880", "size": [38.13, 33.15, 21.24, 21.82, 27.23, 27.31, 21.08, 33.28, 16.79, 20.17, 20.46, 21.76, 18.57, 16.56, 16.74, 21.14, 16.88, 16.15, 18.64, 30.45, 13.03, 27.91, 14.86, 19.51, 24.49, 11.13, 20.66, 43.7, 26.55, 29.92, 37.76, 21.29, 5.017], "sizemode": "area", "sizeref": 0.1672, "symbol": "circle"}, "mode": "markers", "name": "Music", "showlegend": true, "type": "scattergl", "x": [27000000, 12000000, 28000000, 13000000, 6000000, 31000000, 38000000, 20000000, 40000000, 10000000, 58000000, 57000000, 12000000, 5000000, 300000, 439000, 20000000, 2300000, 15000000, 32000000, 3700000, 70000000, 1300000, 30000000, 12000000, 15000000, 23000000, 33000000, 20000000, 18000000, 40000000, 15, 1500000], "xaxis": "x", "y": [115200000.0, 22240000.0, 14050000.0, 16760000.0, 36800000.0, 231600000.0, 57320000.0, 121700000.0, 23200000.0, 3916000.0, 25930000.0, 16990000.0, 30400000.0, 50000000.0, 7809000.0, 2281000.0, 11340000.0, 11000000.0, 14870000.0, 50910000.0, 2956000.0, 154600000.0, 5273000.0, 34740000.0, 114200000.0, 22730000.0, 150800000.0, 140500000.0, 16550000.0, 7973000.0, 67350000.0, 122.0, 4400000.0], "yaxis": "y"}, {"customdata": [["Doctor Who", 3.362, "English"]], "hovertemplate": "main_genre=TV Movie<br>budget=%{x}<br>revenue=%{y}<br>popularity_score=%{marker.size}<br>title=%{customdata[0]}<br>vote_average=%{customdata[1]}<br>main_language=%{customdata[2]}<extra></extra>", "legendgroup": "TV Movie", "marker": {"color": "#FF97FF", "size": [17.15], "sizemode": "area", "sizeref": 0.1672, "symbol": "circle"}, "mode": "markers", "name": "TV Movie", "showlegend": true, "type": "scattergl", "x": [5000000], "xaxis": "x", "y": [42000000.0], "yaxis": "y"}, {"customdata": [["Burn", 7.1, "English"], ["Remington and the Curse of the Zombadings", 2.667, null], ["Phoonk", 3.5, "hindii"], ["Mudhalvan", 3.571, "tmilll"]], "hovertemplate": "main_genre=Foreign<br>budget=%{x}<br>revenue=%{y}<br>popularity_score=%{marker.size}<br>title=%{customdata[0]}<br>vote_average=%{customdata[1]}<br>main_language=%{customdata[2]}<extra></extra>", "legendgroup": "Foreign", "marker": {"color": "#FECB52", "size": [14.76, 5.189, 6.271, 7.427], "sizemode": "area", "sizeref": 0.1672, "symbol": "circle"}, "mode": "markers", "name": "Foreign", "showlegend": true, "type": "scattergl", "x": [225000, 22361, 750000, 7400000], "xaxis": "x", "y": [111300.0, 721700.0, 2760000.0, 22000000.0], "yaxis": "y"}, {"customdata": [["Ryaba, My Chicken", 4.3, "Pusskii"], ["Table For Five", 4.8, "English"], ["Rita's Last Fairy Tale", 3.722, "Pusskii"], ["Duniyadari", 3.167, "Marathi"], ["Valentino", 6, "English"], ["The Book of Mormon Movie, Volume 1: The Journey", 2.8, null], ["Nasha Russia: Yaytsa sudby", 1.8, "Pusskii"], ["Glukhar v kino", 5.9, "Pusskii"]], "hovertemplate": "main_genre=(no genres listed)<br>budget=%{x}<br>revenue=%{y}<br>popularity_score=%{marker.size}<br>title=%{customdata[0]}<br>vote_average=%{customdata[1]}<br>main_language=%{customdata[2]}<extra></extra>", "legendgroup": "(no genres listed)", "marker": {"color": "#636efa", "size": [5.961, 6.654, 8.571, 4.39, 4.159, 5.017, 5.865, 9.496], "sizemode": "area", "sizeref": 0.1672, "symbol": "circle"}, "mode": "markers", "name": "(no genres listed)", "showlegend": true, "type": "scattergl", "x": [2700000, 8000000, 200000, 390000, 1300000, 2000000, 2000000, 2500000], "xaxis": "x", "y": [4635000.0, 2440000.0, 486900.0, 3.0, 1550000.0, 1673000.0, 22210000.0, 1477000.0], "yaxis": "y"}], "layout": {"legend": {"itemsizing": "constant", "title": {"text": "main_genre"}, "tracegroupgap": 0}, "title": {"text": "Revenue vs Budget (Log Scale)"}, "xaxis": {"anchor": "y", "domain": [0, 1], "title": {"text": "budget"}, "type": "log"}, "yaxis": {"anchor": "x", "domain": [0, 1], "title": {"text": "revenue"}, "type": "log"}}}
